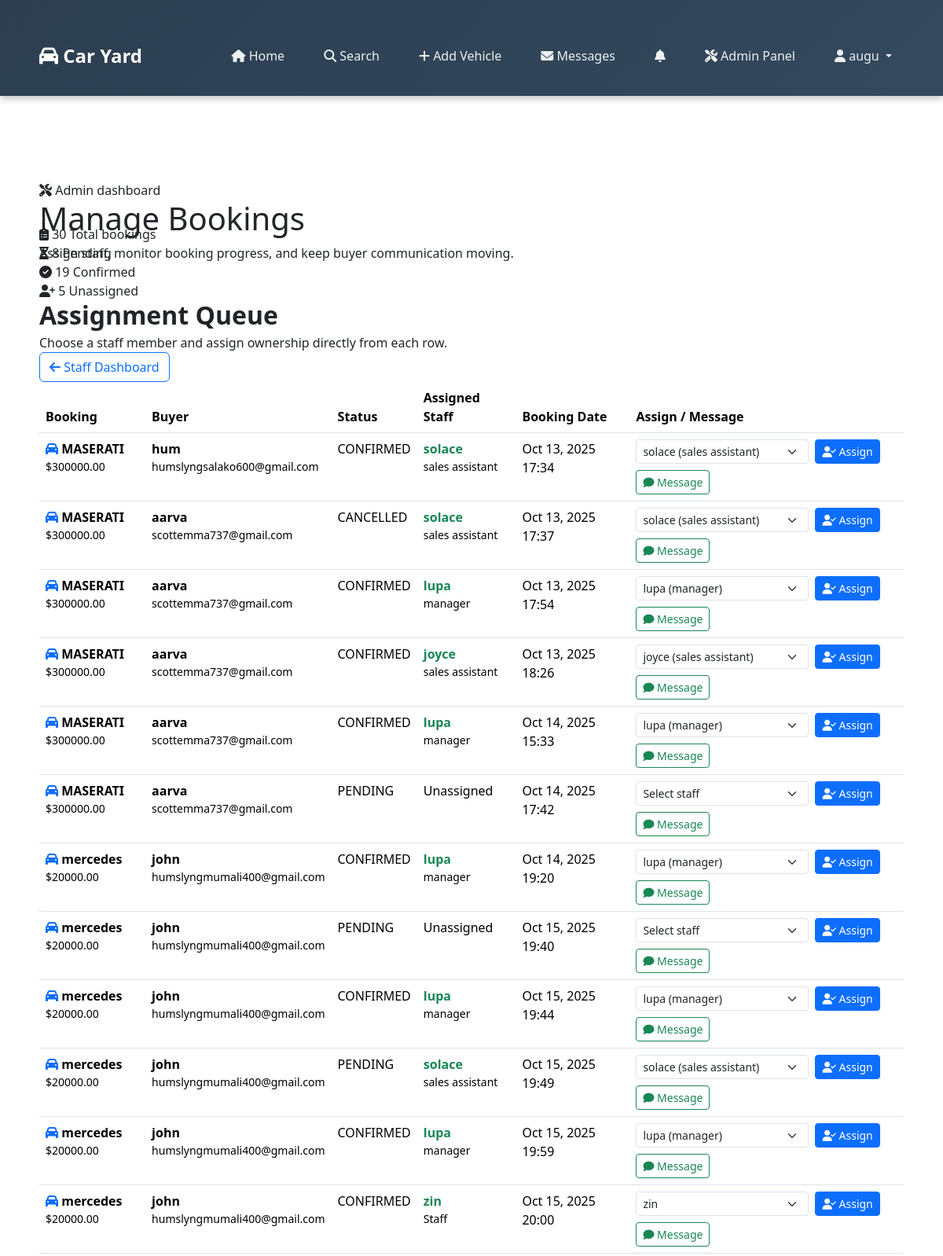
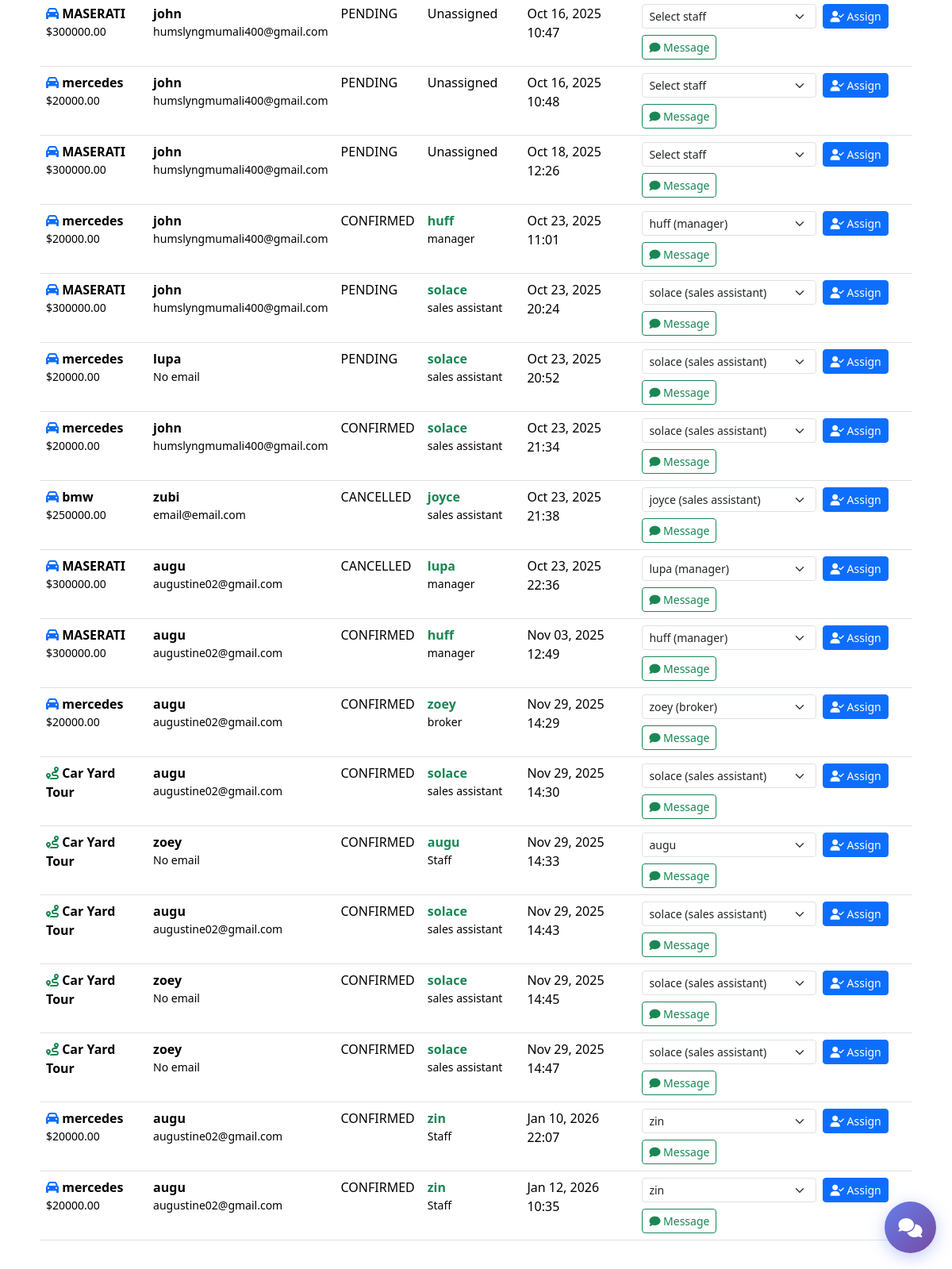
The app's page /manage/bookings/ (signed in), older data (2 pictures, top to bottom).
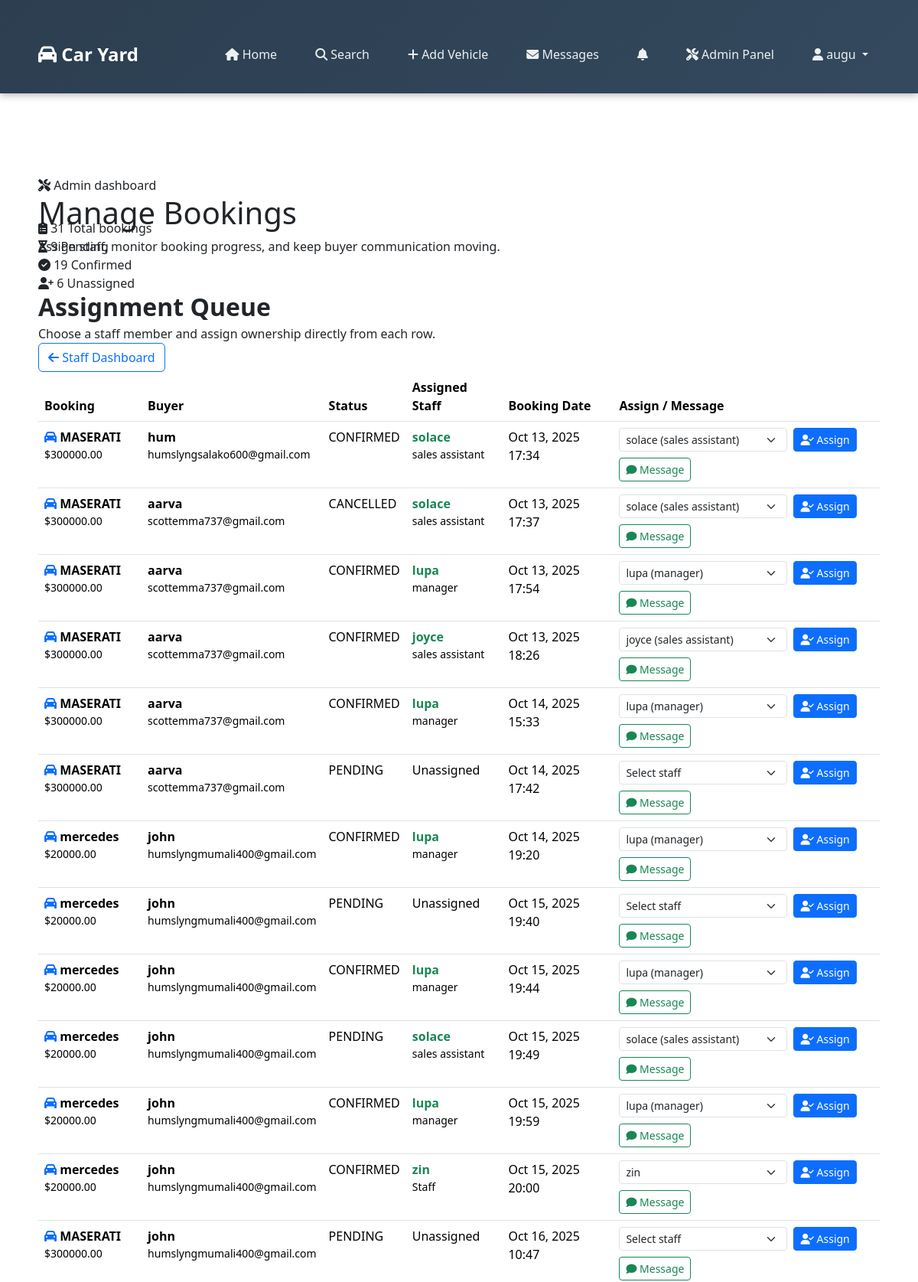
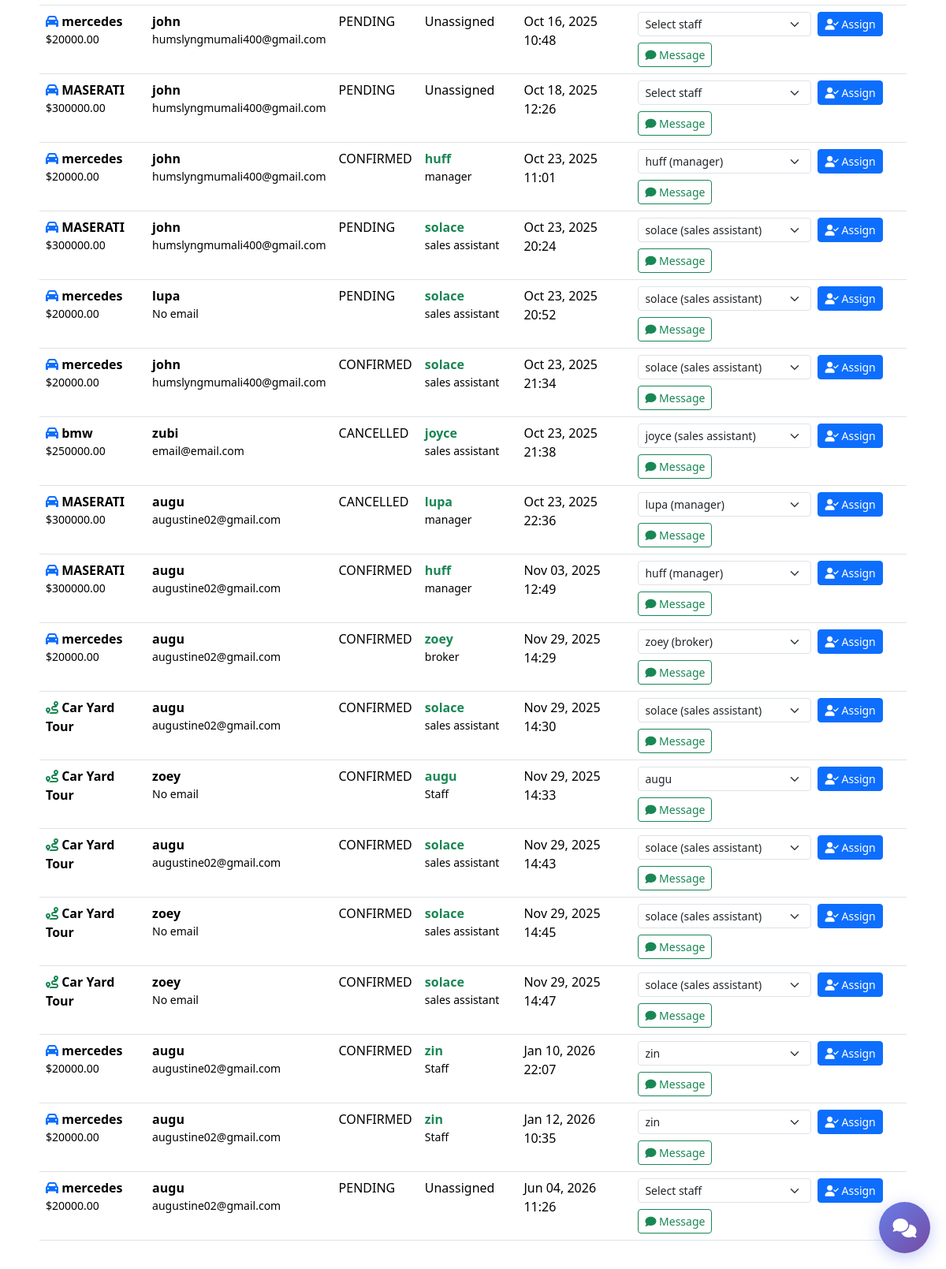
The same page, newer data (2 pictures, top to bottom).
### caryard/models.py (models this page shows, shortened)
class Booking(models.Model):
    STATUS_CHOICES = (
        ('PENDING', 'Pending'),
        ('CONFIRMED', 'Confirmed'),
        ('CANCELLED', 'Cancelled'),
    )
    BOOKING_TYPE_CHOICES = (
        ('VEHICLE', 'Vehicle Purchase'),
        ('TOUR', 'Car Yard Tour'),
    )
    booking_type = models.CharField(max_length=10, choices=BOOKING_TYPE_CHOICES, default='VEHICLE')
    vehicle = models.ForeignKey(Vehicle, on_delete=models.CASCADE, null=True, blank=True)
    buyer = models.ForeignKey(Buyer, on_delete=models.CASCADE)
    date = models.DateTimeField(default=timezone.now)
    staff = models.ForeignKey(Staff, on_delete=models.SET_NULL, null=True, blank=True)
    status = models.CharField(max_length=10, choices=STATUS_CHOICES, default='PENDING')
    tour_date = models.DateTimeField(null=True, blank=True, help_text="Preferred date for car yard tour")
    notes = models.TextField(blank=True, help_text="Additional notes for the booking")

class Vehicle(models.Model):
    seller = models.ForeignKey(Seller, on_delete=models.CASCADE, related_name="vehicles")
    title = models.CharField(max_length=200, null =True)
    description = models.TextField()
    price = models.DecimalField(max_digits=10, decimal_places=2, null = True)
    image = models.ImageField(upload_to="vehicles/")
    created = models.DateTimeField(default=timezone.now)

class Buyer(models.Model):
    user = models.OneToOneField(User, on_delete=models.CASCADE)
    phone = models.CharField(max_length=20, blank=True, null=True)
    address = models.CharField(max_length=255, blank=True, null=True)

class Staff(models.Model):
    user = models.OneToOneField(User, on_delete=models.CASCADE)
    position = models.CharField(max_length=100, blank=True, null=True, default='staff')
    phone = models.CharField(max_length=20, blank=True, null=True)
    assigned_since = models.DateTimeField(default=timezone.now)

### caryard/views.py (the view, shortened to what this page needs)
# urls.py: path("manage/bookings/", views.manage_bookings, name="manage_bookings"),
@staff_member_required
def manage_bookings(request):
    bookings = Booking.objects.select_related('vehicle', 'buyer', 'staff').all()
    staff_members = Staff.objects.all()
    return render(request, "manage_bookings.html", {
        "bookings": bookings,
        "staff_members": staff_members,
        "total_bookings": bookings.count(),
        "pending_count": bookings.filter(status="PENDING").count(),
        "confirmed_count": bookings.filter(status="CONFIRMED").count(),
        "unassigned_count": bookings.filter(staff__isnull=True).count(),
    })

### caryard/templates/manage_bookings.html (shortened to what the changed rows need)
{% extends "base.html" %}
{% load static %}
{% block content %}
<section class="cy-dashboard-hero" style="--hero-image: url('{% static 'img/car/car-5.jpg' %}');">
    <h1>Manage Bookings</h1>
</section>
<section class="cy-stats-grid" style="margin-top: -48px;">
    <div class="cy-stat-card">
        <span class="cy-stat-icon"><i class="fa fa-clipboard-list"></i></span>
        <span class="cy-stat-value">{{ total_bookings }}</span>
        <span class="cy-stat-label">Total bookings</span>
    </div>
    <div class="cy-stat-card">
        <span class="cy-stat-icon"><i class="fa fa-hourglass-half"></i></span>
        <span class="cy-stat-value">{{ pending_count }}</span>
        <span class="cy-stat-label">Pending</span>
    </div>
    <div class="cy-stat-card">
        <span class="cy-stat-icon"><i class="fa fa-user-plus"></i></span>
        <span class="cy-stat-value">{{ unassigned_count }}</span>
        <span class="cy-stat-label">Unassigned</span>
    </div>
</section>
<section class="cy-panel">
    <div class="cy-toolbar">
        <div>
            <h2 class="fw-bold mb-1">Assignment Queue</h2>
        </div>
    </div>
    {% if bookings %}
    <div class="cy-table-wrap">
        <table class="table cy-table">
            <thead>
                <tr>
                    <th>Booking</th>
                    <th>Buyer</th>
                    <th>Status</th>
                    <th>Assigned Staff</th>
                    <th>Booking Date</th>
                    <th>Assign / Message</th>
                </tr>
            </thead>
            <tbody>
                {% for booking in bookings %}
                <tr>
                    <td>
                        <strong>
                            {% if booking.booking_type == 'TOUR' %}
                            <i class="fa fa-route text-success"></i> Car Yard Tour
                            {% else %}
                            <i class="fa fa-car text-primary"></i> {{ booking.vehicle.title|default:"Vehicle booking" }}
                            {% endif %}
                        </strong>
                        {% if booking.vehicle %}
                        <small class="d-block cy-muted">${{ booking.vehicle.price|floatformat:2 }}</small>
                        {% endif %}
                    </td>
                    <td>
                        <strong>{{ booking.buyer.user.username }}</strong>
                        <small class="d-block cy-muted">{{ booking.buyer.user.email|default:"No email" }}</small>
                    </td>
                    <td>
                        <span class="cy-status {% if booking.status == 'CONFIRMED' %}cy-status-confirmed{% elif booking.status == 'PENDING' %}cy-status-pending{% else %}cy-status-cancelled{% endif %}">
                            {{ booking.status }}
                        </span>
                    </td>
                    <td>
                        {% if booking.staff %}
                        <strong class="text-success">{{ booking.staff.user.username }}</strong>
                        <small class="d-block cy-muted">{{ booking.staff.position|default:"Staff" }}</small>
                        {% else %}
                        <span class="cy-muted">Unassigned</span>
                        {% endif %}
                    </td>
                    <td>{{ booking.date|date:"M d, Y H:i" }}</td>
                    <td>
                        <form method="POST" class="d-flex flex-wrap align-items-center gap-2">
                            <select name="staff_id" class="form-select form-select-sm" style="max-width: 220px;" required>
                                <option value="">Select staff</option>
                                {% for s in staff_members %}
                                <option value="{{ s.id }}" {% if booking.staff and booking.staff.id == s.id %}selected{% endif %}>
                                    {{ s.user.username }}{% if s.position %} ({{ s.position }}){% endif %}
                                </option>
                                {% endfor %}
                            </select>
                            <button type="submit" class="btn btn-sm btn-primary"><i class="fa fa-user-check"></i> Assign</button>
                            <a href="{% url 'chat_with_user' booking.buyer.user.id %}" class="btn btn-sm btn-outline-success"><i class="fa fa-comment"></i> Message</a>
                        </form>
                    </td>
                </tr>
                {% endfor %}
            </tbody>
        </table>
    </div>
    {% else %}
    <div class="text-center py-5">
        <i class="fa fa-clipboard-check" style="font-size: 4rem; color: #b8c2cc; margin-bottom: 20px;"></i>
        <h3 class="fw-bold">No bookings found</h3>
        <p class="cy-muted">New purchase and tour requests will show up here.</p>
    </div>
    {% endif %}
</section>
{% endblock %}

Row changes from the older to the newer data that the page shows:
added Booking: vehicle "mercedes", vehicle.price "20000.00", buyer.user.username "augu", buyer.user.email "augustine02@gmail.com", status "PENDING", shows "Unassigned", date "Jun 04, 2026 11:26"
Text that changed along with them:
{{ total_bookings }}: "30" → "31"
{{ pending_count }}: "8" → "9"
{{ unassigned_count }}: "5" → "6"
